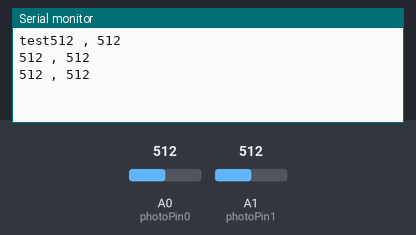
A sketch run on a simulated Arduino Uno, built with avr-gcc and run on an emulated ATmega328P. On the bench: the last lines printed to the serial monitor. The test bench sets the inputs (shaded band); at power-on: A0 (photoPin0) = 512, A1 (photoPin1) = 512.

Above: at 1.2 s.
1.3 s: A0 (photoPin0) set to 716
At 1.9 s:
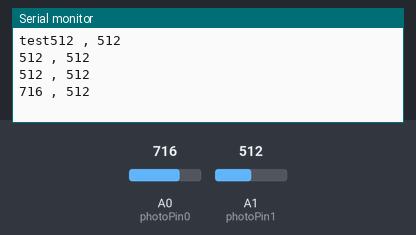
2.8 s: A1 (photoPin1) set to 716
At 3.4 s:
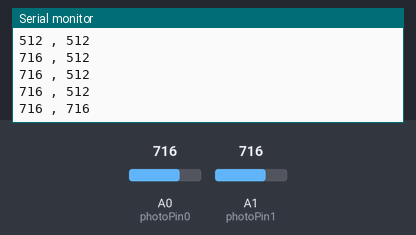
4.3 s: A0 (photoPin0) set to 900
At 4.9 s:
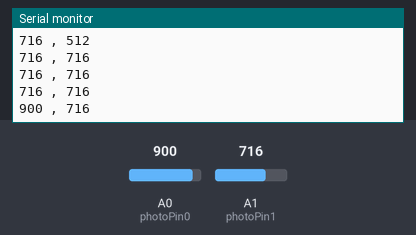
5.8 s: A1 (photoPin1) set to 900
At 6.4 s:
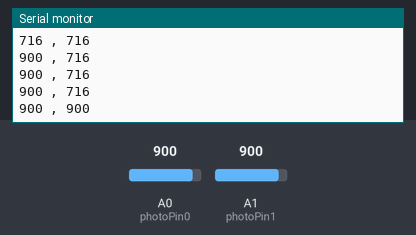
Timing chart, 0 to 8.3 s (numbered marks = the images above; inputs shaded):
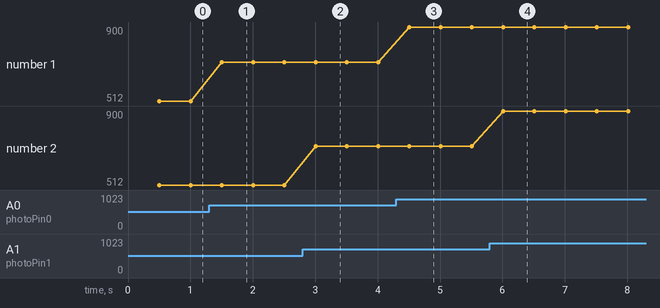

Measured:
- after the input at 1.3 s, the serial monitor: prints a new line after 0.20 s (image 1)
- after the input at 2.8 s, the serial monitor: prints a new line after 0.21 s (image 2)
- after the input at 4.3 s, the serial monitor: prints a new line after 0.21 s (image 3)
- after the input at 5.8 s, the serial monitor: prints a new line after 0.21 s (image 4)
- plotted number 1: 512 → 716 after the input at 1.3 s, 716 → 900 after the input at 4.3 s

The sketch:

basic1.ino
```cpp
const int photoPin0 = A0;
const int photoPin1 = A1;

const int disPins[8] = {2, 3, 4, 5, 6, 7, 13, 12};//pins to 7-seg.
const boolean data[10][8] = {
// define the pins to light the 3 number: 0, 1, 2
  {true, true, true, true, true, true, false, true}, // 0
  {false, true, true, false, false, false, false, true}, // 1
  {true, true, false, true, true, false, true, true}, // 2
  {true, true, true, true, false, false, true, true}, // 3
  {false, true, true, false, false, true, true, true}, // 4
  {true, false, true, true, false, true, true, true}, // 5
  {true, false, true, true, true, true, true, true}, // 6
  {true, true, true, false, false, false, false, true}, // 7
  {true, true, true, true, true, true, true, true}, // 8
  {true, true, true, true, false, true, true, true}, // 9
};

void disNum(int num){
  for(int i = 0; i < 8; i++){
    digitalWrite(disPins[i], data[num][i] == true? HIGH : LOW);
  }
}

void disAllNum(){
  for(int i = 0; i < 10; i++){
    disNum(i);
    delay(500);
  }
}

void control_speed(){
  static int speed = 0;
  if(analogRead(photoPin0) - 50 > analogRead(photoPin1)){
    speed++;
  }else if(analogRead(photoPin0) < analogRead(photoPin1) - 50){
    speed--;
  }
  if(speed > 9){speed = 9;}
  else if(speed < 0){speed = 0;}

  disNum(speed);
  delay(500);
}

void setup() {
  // put your setup code here, to run once:
  pinMode(photoPin0, INPUT);
  pinMode(photoPin1, INPUT);
  Serial.begin(9600);
  Serial.print("test");
}

void loop() {
  // put your main code here, to run repeatedly:
//  int reading =
  Serial.print(analogRead(photoPin0));
  Serial.print(" , ");
  Serial.print(analogRead(photoPin1));
  Serial.print("\n");
  control_speed();
}
```
